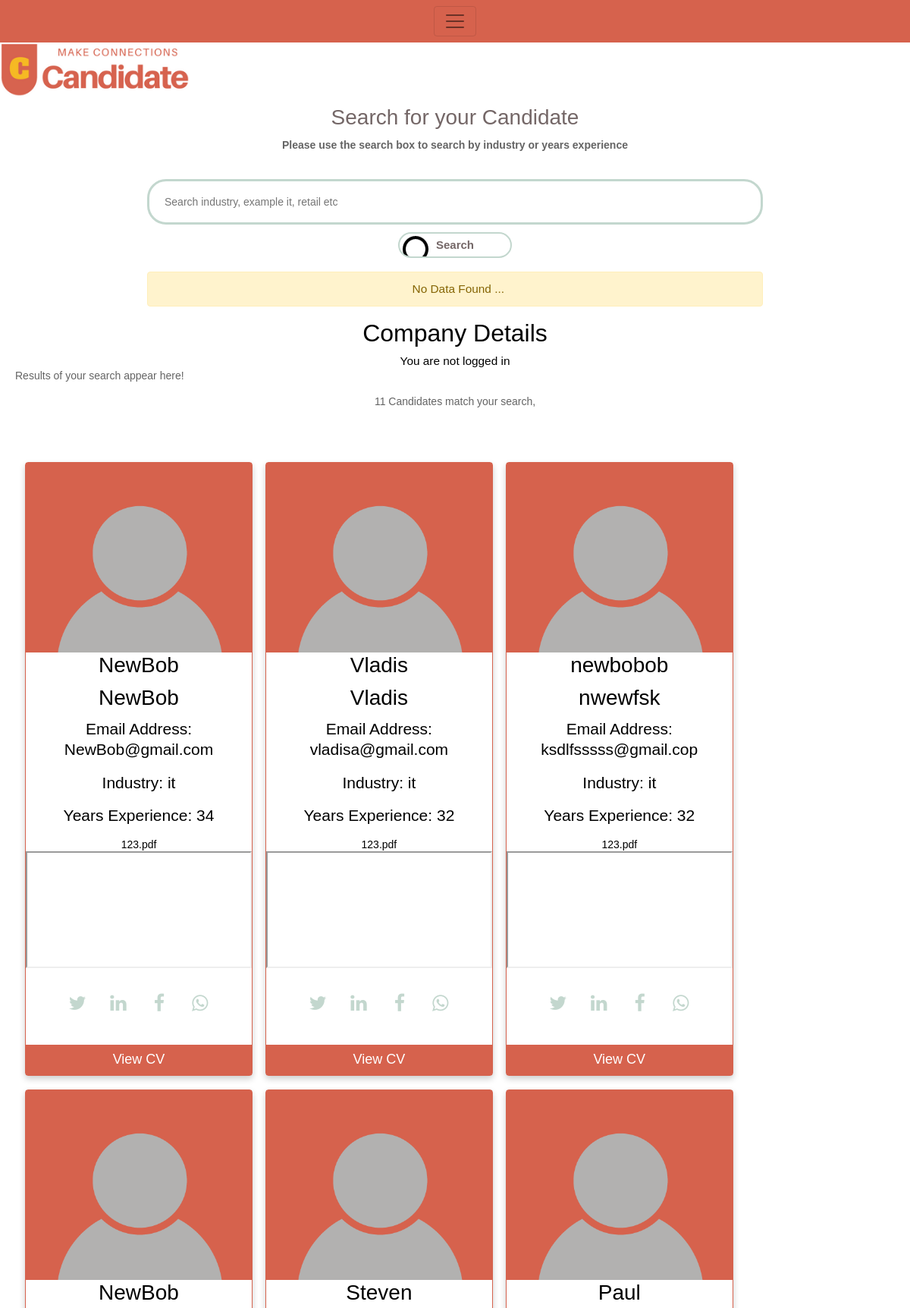
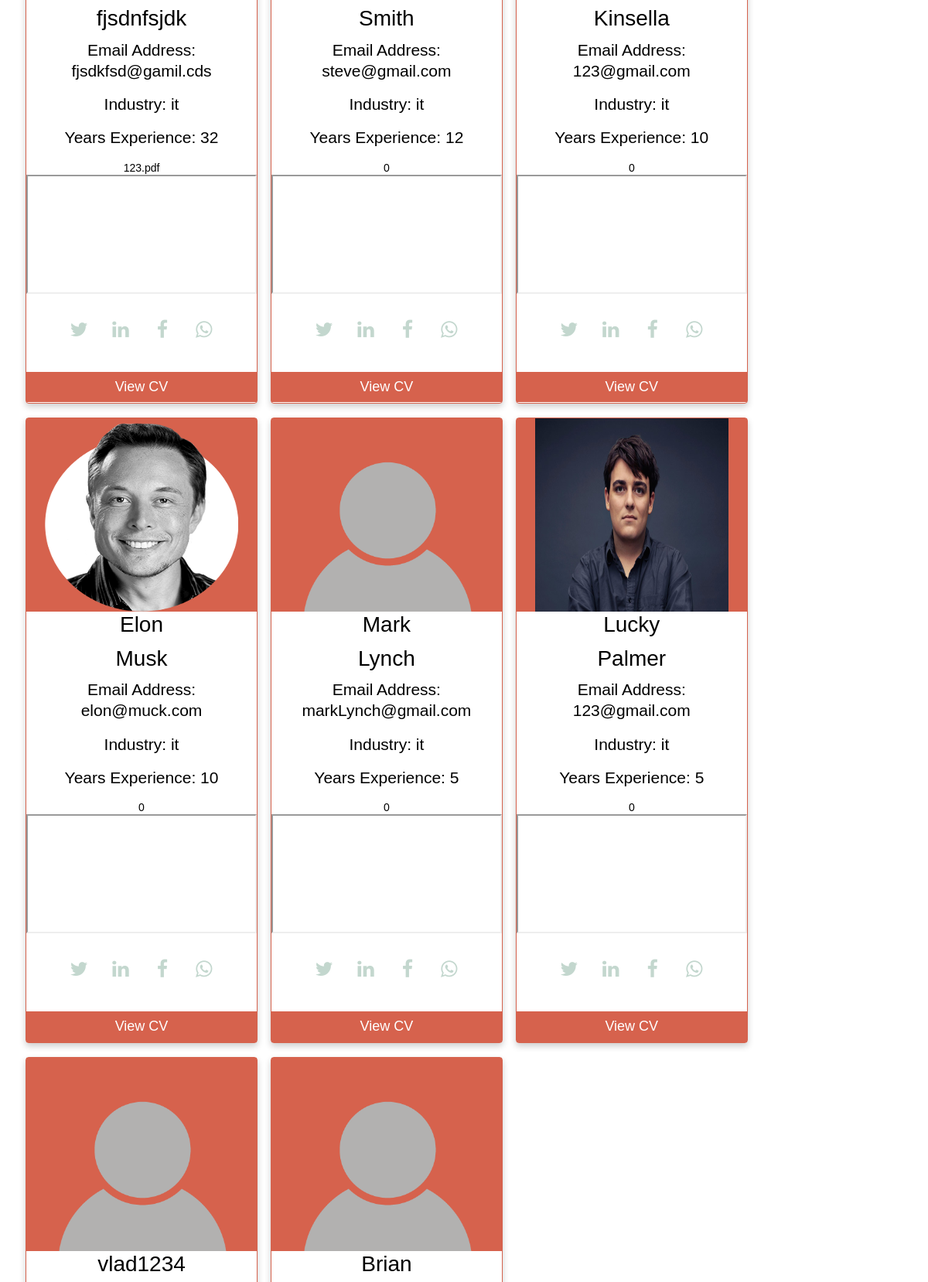
Page /companyprofile.php?s=it (upper part) on the committed database (2 pictures, top to bottom).
### tables this page shows
CREATE TABLE IF NOT EXISTS `newuser` (
  `id` int(100) NOT NULL AUTO_INCREMENT,
  `first` varchar(128) NOT NULL,
  `last` varchar(128) NOT NULL,
  `uid` varchar(128) NOT NULL,
  `pwd` varchar(1000) NOT NULL,
  `email` varchar(255) NOT NULL,
  `years` int(11) NOT NULL,
  `industry` enum('it','retail','medical','manual labour','academic','accountancy and finance','architecture/design','childcare','drivers','education/training','graduate','hair and beauty','motor industry') DEFAULT NULL,
  `bio` varchar(1000) NOT NULL,
  `userPic` varchar(200) NOT NULL,
  `user_cv` varchar(255) NOT NULL,
  `timestamp` timestamp NOT NULL DEFAULT CURRENT_TIMESTAMP,
  PRIMARY KEY (`id`)
);

### class-search.php (called while the page is built, shortened)
<?php
class search{
    private $mysqli;
    private function connect(){
        $this->mysqli = new mysqli('localhost','root',"",'logintest');
    }
    public function search($search_term){
        $sanitized = $this->mysqli->real_escape_string($search_term);
        $query = $this->mysqli->query("
        SELECT  first, last, email, industry, years, userPic, user_cv
        FROM newuser
        WHERE industry LIKE '%{$sanitized}%'
        OR years < '$sanitized'
        ORDER by years DESC
        ");
        while($row = $query->fetch_object()){
            $rows[] = $row;
        }
        $search_results = array(
        'count' => $query ->num_rows,
        'results' => $rows,
        );
        return $search_results;
    }
}

### companyprofile.php (the view, shortened to what this page needs)
<html>
<?php
include 'header.php';
?>
<head>
<link rel="stylesheet" href="https://cdnjs.cloudflare.com/ajax/libs/font-awesome/4.7.0/css/font-awesome.min.css">
<link rel="stylesheet" href="http://ajax.googleapis.com/ajax/libs/jqueryui/1.10.1/themes/base/minified/jquery-ui.min.css" type="text/css" />
</head>
<body>
<div class="wrapper">
<div class="row">
<div class="col-1-1">
<?php
                if(isset($_GET['s'])){
                require_once( dirname( __FILE__ ) . '../class-search.php');
                $search = new search();
                $search_term = $_GET['s'];
                $search_results = $search->search($search_term);
                }
                ?>
        <div align="center"  id="search">
            <h1>Search for your Candidate</h1>
            <p>Please use the search box to search by industry or years experience</p><br>
                <div class="search-form">
                    <form action=" " method="get">
                        <div class="form-field">
                            <input type="search" name="s" placeholder="Search industry, example it, retail etc" results ="5" value="" class="auto">
                                 <button>Search</button>
                        </div>
                    </form>
        </div>
                </div>
</div>
</div>
<div class="row">
    <div align="center" class="col-1-1">
    <div class="user_details">
    <?php
			include_once 'configs/imageUploadConnection.php';
			$stmt = $conn->prepare("SELECT cid,userPic FROM company WHERE cid = '" . $_SESSION['cid'] . "'");
			$stmt->execute();
			if($stmt->rowCount() > 0)
			{
				while($row=$stmt->fetch(PDO::FETCH_ASSOC))
				{
					extract($row);
					?>
				<div class="col-1-2">
						<img src="company_images/<?php echo $row['userPic']; ?>" class="img-rounded" width="200px" height="200px" />
					</div>
					<?php
				}
			}
			else
			{
				?>
				<div class="col-xs-12">
					<div class="alert alert-warning">
						<span class="glyphicon glyphicon-info-sign"></span> &nbsp; No Data Found ...
					</div>
				</div>
				<?php
			}
		?>
    <h2>Company Details</h2>
      <?php
                include_once 'configs/dbh.php';
                if (isset($_SESSION['cid'])) {
                    echo "<p>Hello, Welcome back.<br> Your user ID is:</p> ";
                    echo $_SESSION['cid'];
                    $sql    = "SELECT cid, name, username, position FROM company WHERE cid = '" . $_SESSION['cid'] . "'";
                    $result = mysqli_query($conn, $sql);
                    if (mysqli_num_rows($result) > 0) {
                        while ($row = mysqli_fetch_assoc($result)) {
                            echo " <br>Company Name: " . $row['name'] . " <br> Username: " . $row["username"]." <br> Position: " .$row["position"] ;
                            echo " <a href=\"editProfileCompany.php?cid=$row[cid]\"> <img id='edit' src='img/edit.png'></a>";
                        }
                    } else {
                        echo "0 results";
                    }
                    mysqli_close($conn);
                } else {
                    echo "You are not logged in";
                }
                ?>
                    </div>
    </div>
<div class="col-1-1">
<p>Results of your search appear here!</p>
<?php
if(!empty($search_results)):?>
<div align="center" class="results-count">
<p><?php echo $search_results['count'];?> Candidates match your search,
    </p></br>
</div><br>
<?php foreach($search_results['results'] as $search_result): ?>
    <div class="namecard"></br>
    <div class="card">
        <div class="card_img">
    <img src="user_images/<?php echo $search_result->userPic; ?>" width="100%" height="100px" />
            </div>
    <h1><?php echo $search_result->first; ?></h1>
        <h1><?php echo $search_result->last; ?></h1>
        <p>Email Address: <?php echo $search_result->email; ?></p>
        <p>Industry: <?php echo $search_result->industry; ?></p>
        <p>Years Experience: <?php echo $search_result->years; ?></p>
        <?php echo $search_result->user_cv; ?>
        <?php echo "<iframe src=\"user_cv\" width=\"100%\" style=\"height:50%\"></iframe>";?>
      <div style="margin: 24px 0;">
            <a href="#"><i class="fa fa-twitter"></i></a>
            <a href="#"><i class="fa fa-linkedin"></i></a>
            <a href="#"><i class="fa fa-facebook"></i></a>
            <a href="#"><i class="fa fa-whatsapp"></i></a>
        </div>
        <button>View CV</button><br><br>
        </div>
            </div>
    <?php endforeach; ?>
<?php endif; ?>
</div>
</div>
</div>
</body>
</html>

### header.php (shortened to what this page needs)
<!doctype html>
<html lang="en">
      <head>
        <link rel="stylesheet" href="https://maxcdn.bootstrapcdn.com/bootstrap/4.0.0-alpha.6/css/bootstrap.min.css">
        <link href="bootstrap/css/custom.css" rel="stylesheet" />
    </head>
    <body>
     <nav class="navbar navbar-toggleable-md navbar-light bg-faded">
            <button class="navbar-toggler navbar-toggler-right" type="button" data-toggle="collapse" data-target="#navbarNavAltMarkup" aria-controls="navbarNavAltMarkup" aria-expanded="false" aria-label="Toggle navigation">
                <span class="navbar-toggler-icon"></span>
            </button>
                 </nav>
                    <img id=logo2"" src="img/logo2.png">
         </body>
     </html>

### rows in the picture
newuser: userPic (placeholder picture), first "NewBob", last "NewBob", email "NewBob@gmail.com", industry "it", years "34", user_cv "123.pdf"
newuser: userPic (placeholder picture), first "Vladis", last "Vladis", email "vladisa@gmail.com", industry "it", years "32", user_cv "123.pdf"
newuser: userPic (placeholder picture), first "newbobob", last "nwewfsk", email "ksdlfsssss@gmail.cop", industry "it", years "32", user_cv "123.pdf"
newuser: userPic (placeholder picture), first "NewBob", last "fjsdnfsjdk", email "fjsdkfsd@gamil.cds", industry "it", years "32", user_cv "123.pdf"
newuser: userPic (picture), first "Steven", last "Smith", email "steve@gmail.com", industry "it", years "12", user_cv "0"
newuser: userPic (picture), first "Paul", last "Kinsella", email "123@gmail.com", industry "it", years "10", user_cv "0"
newuser: userPic (picture), first "Elon", last "Musk", email "elon@muck.com", industry "it", years "10", user_cv "0"
newuser: userPic (picture), first "Mark", last "Lynch", email "markLynch@gmail.com", industry "it", years "5", user_cv "0"
newuser: userPic (picture), first "Lucky", last "Palmer", email "123@gmail.com", industry "it", years "5", user_cv "0"
newuser: userPic (placeholder picture), first "vlad1234"
newuser: userPic (picture), first "Brian"

### other values in the picture
$search_results['count'] "11"
